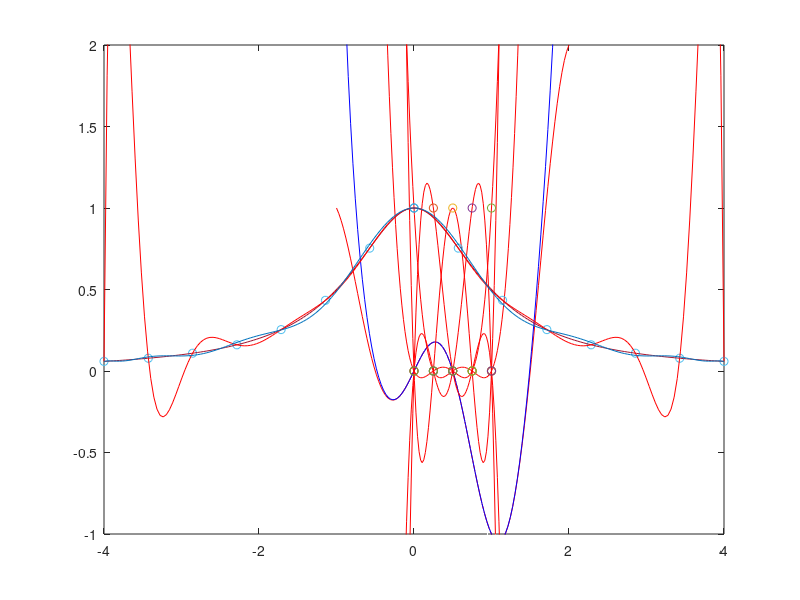
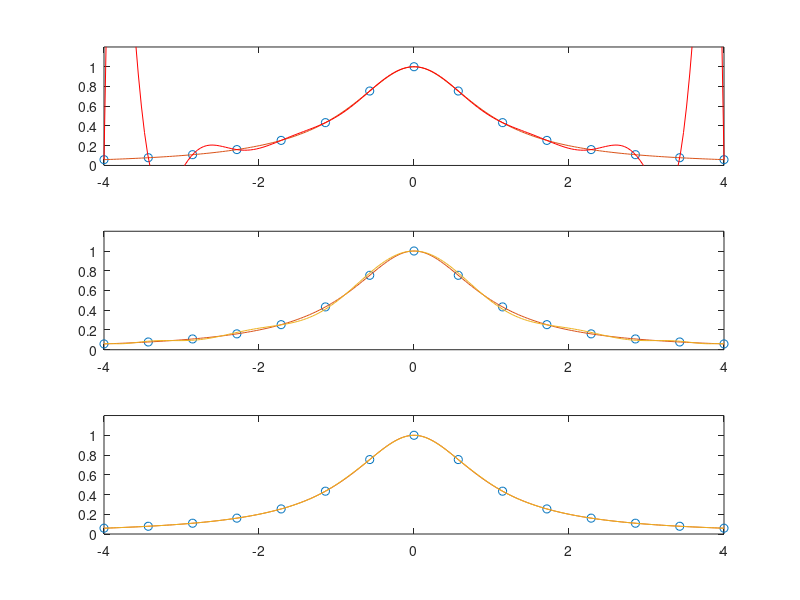

Here is the MATLAB script that generated these plots, in order:
% interpolazione polinomiale approccio van der monde
% P(x)= a0 + a1*x + a2*x^2...
% P(x_i)=phi_i
% la matrice del sistema è:
% 1 x_0 x_0^2 x_0^3     a_0     phi_0
% 1 x_1 x_1^2 x_1^3  *  a_1  =  phi_1
% 1 x_2 x_2^2 x_2^3     a_2     phi_2


clear; close all; clc

N=10;        %grado del polinomio
g=N-1;      
L=1;        %valore finale dello stencil
x= linspace(0,L,N);     %stencil sotto forma di vettore
x=x(:);

V=zeros(N);

for i= 1:N
    V(:,i)= x.^(i-1);       %matrice di van der monde
end

f= x.*cos(pi*x/L);      %valori della funzione da interpolare nei corrispondenti x

a=V\f;      %coefficienti del polinomio

%creo un mesh molto più fitto in modo da rappresentare in grafico il
%polinomio interpolante

Ng=100;
xg=linspace (-1,L+1,Ng);
fg = xg.*cos(pi*xg/L);

P=0;
for ig=0:g
    P= P+ a(ig+1)*xg.^ig;       %costruzione dei valori del polinomio
end

plot (xg, fg, '-r'); axis ([-1 L+1 -2 1]); hold on;

plot (x, f, 'ow', xg, P, '-b');



%studia comando flip, polyfit(che sarebbe tutto il bordello scritto finora
%in un singolo comando)+polyval (che invece restituisce valori)

%fg=polyval(polyfit(x, f, g), xg)



%% interpolazione con lagrange
close all; clear; clc;

N=5;     %grqado del polinomio
g=N-1;
L=1;
x=linspace(0, L, N);
I=eye(N);
Ng=100;
xg = linspace(-L/2, 1.5*L, Ng);

for i=1:N
    f= I(:,i);
    fg= polyval(polyfit( x, f, g), xg);
    plot (xg, fg, '-r', x, f,'o'); axis ([-L/2 1.5*L , -1 2]); hold on;
    pause
end


%% interpolazione della curva di Runge
close all; clear; clc;

N=15;
Ng=200;
g=N-1;
L=4;
x=linspace(-L, L, N);
f= 1./(1+x.^2);
plot(x,f, 'o'); axis([-L L, -1 2]); hold on;
xg=linspace(-L, L, Ng);
fg= 1./(1+xg.^2);
plot(xg,fg); hold on;
Fl= polyval(polyfit(x,f,g),xg);
plot(xg,Fl,'r-');

%comando subpot  mette più grafici in una matrice grafica

%% mesh di cerbiscev

teta=linspace(pi, 0, N);
xc=L*cos(teta);

% figure(2);
% plot(xc, 0*xc, 'or', x, 1+0*x, 'ow'); axis([-L L, -1 2]);

fc= 1./(1+xc.^2);
Fc= polyval(polyfit(xc,fc,g),xg);
plot( xg, Fc);


figure(2);
subplot(3,1,1); plot(x,f, 'o'); hold on; axis([-L L, 0 1.2]); plot(xg,fg); hold on; plot(xg,Fl,'r-');
subplot(3,1,2); plot(x,f, 'o'); hold on; axis([-L L, 0 1.2]); plot(xg,fg); hold on; plot( xg, Fc);

%% spline

ps=spline(x, f, xg); %spline che passa per i valori f sul mesh x stimata su xg punti
subplot(3,1,3); plot(x,f, 'o'); hold on; axis([-L L, 0 1.2]); plot(xg,fg); hold on; plot( xg,ps);

%la spline interpola megliuo di tutte perchè è un insieme di cubiche quindi
%non oscilla come invece i polinomi

%se non metto il terzo valore spline mi fornisce dei valori da usare in
%ppval (una piecewise polynomial structure), un array strutturato
% 
% pp=spline(x,f);
% pp
%PP=ppval(pp, xg)
%la curva ha come sistema di riferimento lo 0, quindi per metterla nel mio
%plot al posto di usare ppval posso estrarre ciò che mi interessa dalla
%struct   pp.coefs restituisce la matrice con i coefficienti, 4
%coefficienti per n cubiche che servono



%%
